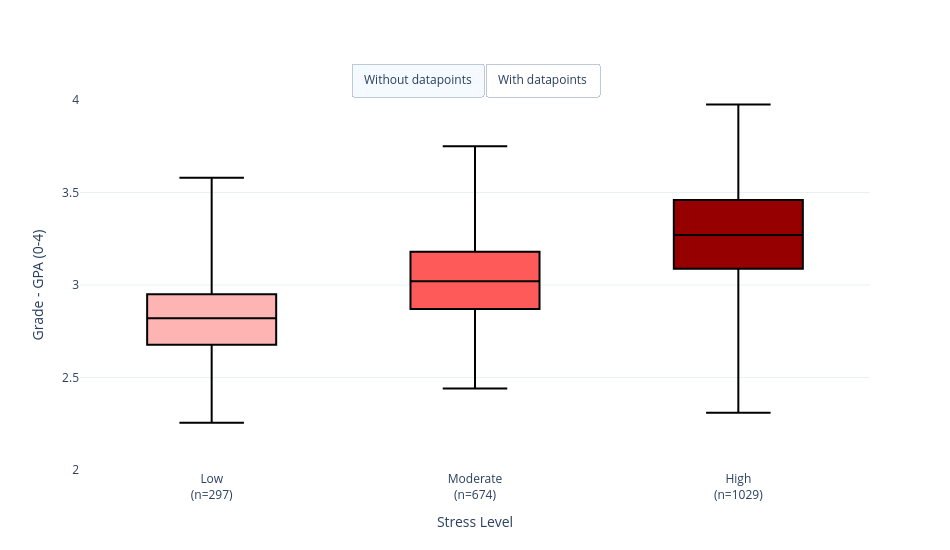

The notebook cell this image was saved under:
### Markdown cell above
### Stress level

_Despite possibly affecting mental wellbeing, strictly following an intense study schedule brings fruitful result_

### Code cell
#| class: col-page-right
%run ../plots/pers1_subarg4.ipynb

### Figure 1 — Plotly figure (JSON) as saved in the notebook; plotly's stock layout.template omitted (floating-point values rounded to 4 significant figures; data arrays with more than 128 entries replaced by an {"elided": "..."} marker saying what was removed)
{"data": [{"boxpoints": false, "fillcolor": "rgb(255,180,180)", "hovertemplate": "Stress Level: Low<br>Grade: %{y:.2f}<br>Group size: n=297<extra></extra>", "line": {"color": "black"}, "marker": {"color": "rgb(80,0,0)"}, "name": "Low", "type": "box", "visible": true, "x": {"elided": "297 str values"}, "y": {"elided": "297 float values"}}, {"boxpoints": false, "fillcolor": "rgb(255,90,90)", "hovertemplate": "Stress Level: Moderate<br>Grade: %{y:.2f}<br>Group size: n=674<extra></extra>", "line": {"color": "black"}, "marker": {"color": "rgb(80,0,0)"}, "name": "Moderate", "type": "box", "visible": true, "x": {"elided": "674 str values"}, "y": {"elided": "674 float values"}}, {"boxpoints": false, "fillcolor": "rgb(150,0,0)", "hovertemplate": "Stress Level: High<br>Grade: %{y:.2f}<br>Group size: n=1029<extra></extra>", "line": {"color": "black"}, "marker": {"color": "rgb(80,0,0)"}, "name": "High", "type": "box", "visible": true, "x": {"elided": "1029 str values"}, "y": {"elided": "1029 float values"}}, {"boxpoints": "all", "fillcolor": "rgb(255,180,180)", "hovertemplate": "Stress Level: Low<br>Grade: %{y:.2f}<br>Group size: n=297<extra></extra>", "jitter": 0.4, "line": {"color": "black"}, "marker": {"color": "rgb(80,0,0)", "opacity": 0.5, "size": 4}, "name": "Low", "pointpos": 0, "type": "box", "visible": false, "x": {"elided": "297 str values"}, "y": {"elided": "297 float values"}}, {"boxpoints": "all", "fillcolor": "rgb(255,90,90)", "hovertemplate": "Stress Level: Moderate<br>Grade: %{y:.2f}<br>Group size: n=674<extra></extra>", "jitter": 0.4, "line": {"color": "black"}, "marker": {"color": "rgb(80,0,0)", "opacity": 0.5, "size": 4}, "name": "Moderate", "pointpos": 0, "type": "box", "visible": false, "x": {"elided": "674 str values"}, "y": {"elided": "674 float values"}}, {"boxpoints": "all", "fillcolor": "rgb(150,0,0)", "hovertemplate": "Stress Level: High<br>Grade: %{y:.2f}<br>Group size: n=1029<extra></extra>", "jitter": 0.4, "line": {"color": "black"}, "marker": {"color": "rgb(80,0,0)", "opacity": 0.5, "size": 4}, "name": "High", "pointpos": 0, "type": "box", "visible": false, "x": {"elided": "1029 str values"}, "y": {"elided": "1029 float values"}}], "layout": {"height": 550, "showlegend": false, "updatemenus": [{"buttons": [{"args": [{"visible": [true, true, true, false, false, false]}], "label": "Without datapoints", "method": "update"}, {"args": [{"visible": [false, false, false, true, true, true]}], "label": "With datapoints", "method": "update"}], "direction": "left", "showactive": true, "type": "buttons", "x": 0.5, "xanchor": "center", "y": 1.1}], "width": 950, "xaxis": {"title": {"text": "Stress Level"}}, "yaxis": {"range": [2, 4], "title": {"text": "Grade - GPA (0-4)"}}}}
